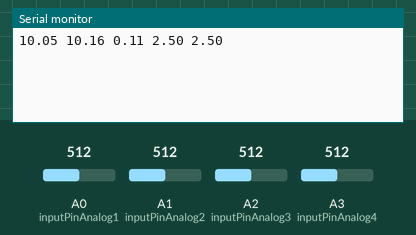
Recording of a sketch running on a simulated Arduino Uno, built with avr-gcc and run on an emulated ATmega328P. On the bench: the last lines printed to the serial monitor. The inputs (shaded band) are chosen by the test bench; at power-on: A0 (inputPinAnalog1) = 512, A1 (inputPinAnalog2) = 512, A2 (inputPinAnalog3) = 512, A3 (inputPinAnalog4) = 512.

Above: at 1.2 s.
1.3 s: A0 (inputPinAnalog1) set to 716
At 2.6 s:
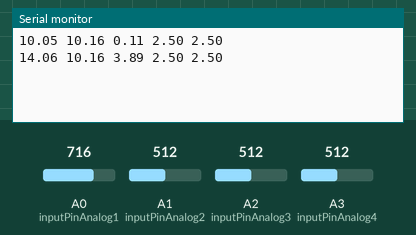
2.8 s: A1 (inputPinAnalog2) set to 716
At 3.8 s:
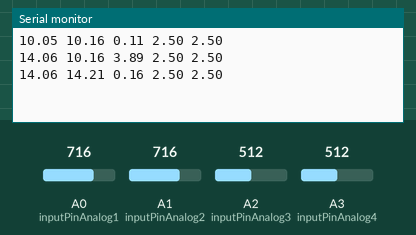
4.3 s: A2 (inputPinAnalog3) set to 716
At 5.6 s:
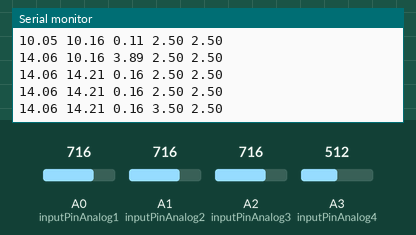
5.8 s: A3 (inputPinAnalog4) set to 716
At 6.6 s:
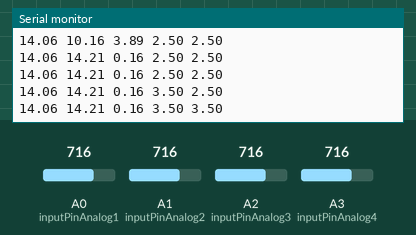
7.3 s: A0 (inputPinAnalog1) set to 992
At 8.4 s:
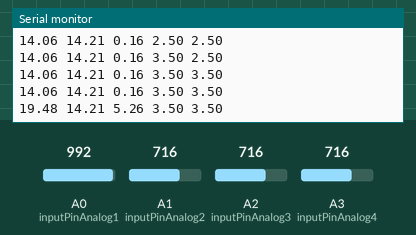
8.8 s: A1 (inputPinAnalog2) set to 992
At 9.8 s:
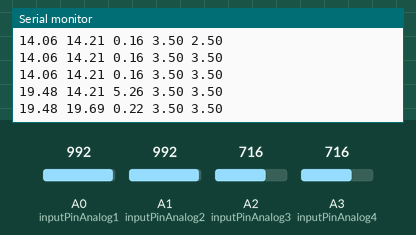
Timing chart, 0 to 11.3 s (numbered marks = the images above; inputs shaded):
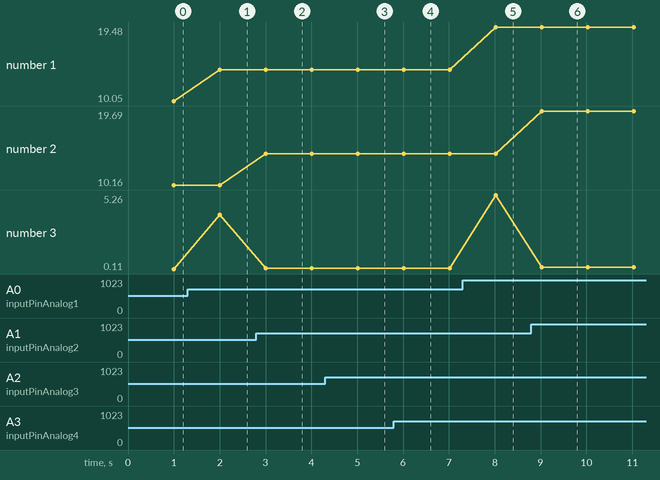

Measured:
- after the input at 1.3 s, the serial monitor: prints a new line after 0.71 s (image 1)
- after the input at 2.8 s, the serial monitor: prints a new line after 0.21 s (image 2)
- after the input at 4.3 s, the serial monitor: prints a new line after 0.71 s (image 3)
- after the input at 5.8 s, the serial monitor: prints a new line after 0.22 s (image 4)
- after the input at 7.3 s, the serial monitor: prints a new line after 0.72 s (image 5)
- after the input at 8.8 s, the serial monitor: prints a new line after 0.23 s (image 6)
- plotted number 1: 10.05 → 14.06 after the input at 1.3 s, 14.06 → 19.48 after the input at 7.3 s
- plotted number 2: 10.16 → 14.21 after the input at 2.8 s, 14.21 → 19.69 after the input at 8.8 s

The sketch:

hv_and_dose_readout.ino
```cpp
// ***********************************
// *** Dose reading, HV reading
// ***********************************
int inputPinAnalog1 = A0; // Dose 1
int inputPinAnalog2 = A1; // Dose 2
int inputPinAnalog3 = A2; // HV I
int inputPinAnalog4 = A3; // HV V

const int numReadings1 = 30;
const int numReadings2 = 30;
const int numReadings3 = 30;
const int numReadings4 = 30;

int readings1[numReadings1];      // the readings from the analog input
int readings2[numReadings2];      // the readings from the analog input
int readings3[numReadings3];      // the readings from the analog input
int readings4[numReadings4];      // the readings from the analog input
int readIndex = 0;              // the index of the current reading
int total1 = 0;                  // the running total
int total2 = 0;                  // the running total
int total3 = 0;                  // the running total
int total4 = 0;                  // the running total
float average1 = 0;                // the average
float average2 = 0;                // the average
float average3 = 0;                // the average
float average4 = 0;                // the average
float V1 = 0.0;  // dose
float V2 = 0.0;  // dose
float V3 = 0.0;  // HV I
float V4 = 0.0;  // HV V


// ***********************************
// *** Time
// ***********************************
unsigned long previousMillis = 0; // previous time readBS_WS_DF was executed
const long interval = 1000;           // interval at which to execute readBS_WS_DF (milliseconds)

// ***********************************
// ***********************************

void setup() {
  // initialize serial communication
  Serial.begin(9600);


  // *** Dose reading A8 & A9
  // initialize all the readings to 0:
  for (int thisReading = 0; thisReading < numReadings1; thisReading++) {
    readings1[thisReading] = 0;
    readings2[thisReading] = 0;
    readings3[thisReading] = 0;
    readings4[thisReading] = 0;
  }
}

// ***********************************
// ***********************************

// reads the analog inputs 100 times and returns the average
void readAnalog(){
  // subtract the last reading:
  total1 = total1 - readings1[readIndex];
  total2 = total2 - readings2[readIndex];
  total3 = total3 - readings3[readIndex]; // HV Current 0 - 10 V || 0 - 150 -kV
  total4 = total4 - readings4[readIndex]; // HV Voltage 0 - 10 V || 0 - 2 mA
  // read from the sensor:
  readings1[readIndex] = analogRead(inputPinAnalog1);
  readings2[readIndex] = analogRead(inputPinAnalog2);
  readings3[readIndex] = analogRead(inputPinAnalog3); // HV Current 0 - 10 V || 0 - 150 -kV
  readings4[readIndex] = analogRead(inputPinAnalog4); // HV Voltage 0 - 10 V || 0 - 2 mA
  // add the reading to the total:
  total1 = total1 + readings1[readIndex];
  total2 = total2 + readings2[readIndex];
  total3 = total3 + readings3[readIndex]; // HV Current 0 - 10 V || 0 - 150 -kV
  total4 = total4 + readings4[readIndex]; // HV Voltage 0 - 10 V || 0 - 2 mA
  // advance to the next position in the array:
  readIndex = readIndex + 1;

  // if we're at the end of the array...
  if (readIndex >= numReadings1) {
    // ...wrap around to the beginning:
    readIndex = 0;
  }

  // calculate the average:
  average1 = total1 / numReadings1;
  average2 = total2 / numReadings2;
  average3 = total3 / numReadings3;
  average4 = total4 / numReadings4;
  // send it to the computer as ASCII digits
  V1 = average1 * (5.0 / 1023.0) * 4.017065;
  V2 = average2 * (5.0 / 1023.0) * 4.061856;
  V3 = average3 * (5.0 / 1023.0) ;//* 0.443037975; // HV Current 0 - 10 V || 0 - 150 -kV
  V4 = average4 * (5.0 / 1023.0) ;//* 50.81218274; // HV Voltage 0 - 10 V || 0 - 2 mA
  //Serial.print(V1);
  //Serial.print(" ");
  //Serial.print(V2);
  //Serial.print(" ");
  //Serial.println(abs(V2 - V1));
  delay(5);        // delay in between reads for stability
}

void loop() {
  readAnalog();
  unsigned long currentMillis = millis();
  if (currentMillis - previousMillis >= interval) {
    // save the last time executed
    //Serial.println(currentMillis - previousMillis);
    Serial.print(V1);  // Voltage A8
    Serial.print(" ");
    Serial.print(V2);   // Voltage A9
    Serial.print(" ");
    Serial.print(abs(V2 - V1));  // Voltage difference A8-A9
    Serial.print(" ");
    Serial.print(V3);  // HV Current 0-10V --> 0-2 mA
    Serial.print(" ");
    Serial.println(V4);  // HV Voltage 0-10V --> -(0-150) kV
    previousMillis = currentMillis;
    // print: V1  V2  V2-V1  v3 v4
    delay(50);
    Serial.flush();
  }
  //Serial.print("I do stuff");

}
```
